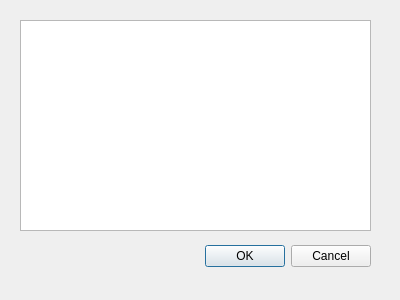
<?xml version="1.0" encoding="UTF-8"?>
<ui version="4.0">
 <class>LoadConfig</class>
 <widget class="QDialog" name="LoadConfig">
  <property name="geometry">
   <rect>
    <x>0</x>
    <y>0</y>
    <width>400</width>
    <height>300</height>
   </rect>
  </property>
  <property name="windowTitle">
   <string>Open Config</string>
  </property>
  <widget class="QDialogButtonBox" name="buttonBox">
   <property name="geometry">
    <rect>
     <x>30</x>
     <y>240</y>
     <width>341</width>
     <height>32</height>
    </rect>
   </property>
   <property name="orientation">
    <enum>Qt::Horizontal</enum>
   </property>
   <property name="standardButtons">
    <set>QDialogButtonBox::Cancel|QDialogButtonBox::Ok</set>
   </property>
  </widget>
  <widget class="QListWidget" name="configList">
   <property name="geometry">
    <rect>
     <x>20</x>
     <y>20</y>
     <width>351</width>
     <height>211</height>
    </rect>
   </property>
   <property name="font">
    <font>
     <pointsize>12</pointsize>
    </font>
   </property>
  </widget>
 </widget>
 <resources/>
 <connections>
  <connection>
   <sender>buttonBox</sender>
   <signal>accepted()</signal>
   <receiver>LoadConfig</receiver>
   <slot>accept()</slot>
   <hints>
    <hint type="sourcelabel">
     <x>248</x>
     <y>254</y>
    </hint>
    <hint type="destinationlabel">
     <x>157</x>
     <y>274</y>
    </hint>
   </hints>
  </connection>
  <connection>
   <sender>buttonBox</sender>
   <signal>rejected()</signal>
   <receiver>LoadConfig</receiver>
   <slot>reject()</slot>
   <hints>
    <hint type="sourcelabel">
     <x>316</x>
     <y>260</y>
    </hint>
    <hint type="destinationlabel">
     <x>286</x>
     <y>274</y>
    </hint>
   </hints>
  </connection>
 </connections>
</ui>
